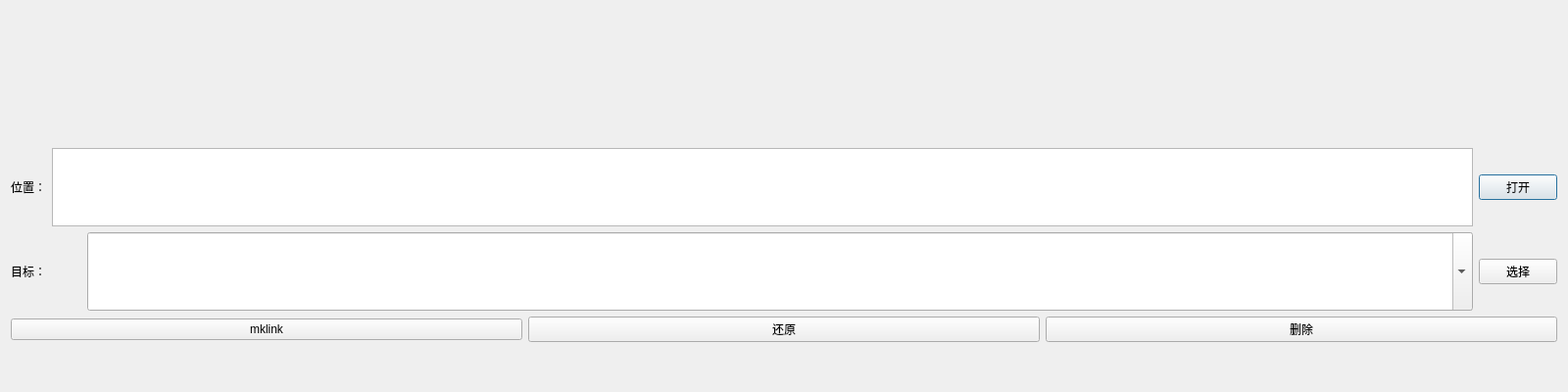
<?xml version="1.0" encoding="UTF-8"?>
<ui version="4.0">
 <class>Dialog</class>
 <widget class="QDialog" name="Dialog">
  <property name="geometry">
   <rect>
    <x>0</x>
    <y>0</y>
    <width>1600</width>
    <height>400</height>
   </rect>
  </property>
  <property name="minimumSize">
   <size>
    <width>1600</width>
    <height>400</height>
   </size>
  </property>
  <property name="maximumSize">
   <size>
    <width>1600</width>
    <height>400</height>
   </size>
  </property>
  <property name="windowTitle">
   <string>QtDemo</string>
  </property>
  <layout class="QVBoxLayout" name="verticalLayout_2">
   <item>
    <layout class="QVBoxLayout" name="verticalLayout">
     <item>
      <layout class="QHBoxLayout" name="horizontalLayout_2"/>
     </item>
     <item>
      <spacer name="verticalSpacer_2">
       <property name="orientation">
        <enum>Qt::Vertical</enum>
       </property>
       <property name="sizeHint" stdset="0">
        <size>
         <width>20</width>
         <height>40</height>
        </size>
       </property>
      </spacer>
     </item>
     <item>
      <layout class="QHBoxLayout" name="horizontalLayout">
       <item>
        <layout class="QVBoxLayout" name="verticalLayout_4">
         <item>
          <layout class="QHBoxLayout" name="horizontalLayout_4">
           <item>
            <widget class="QLabel" name="label">
             <property name="maximumSize">
              <size>
               <width>16777215</width>
               <height>50</height>
              </size>
             </property>
             <property name="text">
              <string>位置：</string>
             </property>
            </widget>
           </item>
           <item>
            <widget class="QTextEdit" name="textEditPath">
             <property name="minimumSize">
              <size>
               <width>0</width>
               <height>80</height>
              </size>
             </property>
             <property name="maximumSize">
              <size>
               <width>16777215</width>
               <height>80</height>
              </size>
             </property>
             <property name="lineWrapMode">
              <enum>QTextEdit::WidgetWidth</enum>
             </property>
             <property name="readOnly">
              <bool>false</bool>
             </property>
            </widget>
           </item>
           <item>
            <widget class="QPushButton" name="btnOpenPath">
             <property name="maximumSize">
              <size>
               <width>80</width>
               <height>16777215</height>
              </size>
             </property>
             <property name="text">
              <string>打开</string>
             </property>
            </widget>
           </item>
          </layout>
         </item>
         <item>
          <layout class="QHBoxLayout" name="horizontalLayout_3">
           <item>
            <widget class="QLabel" name="label_2">
             <property name="minimumSize">
              <size>
               <width>45</width>
               <height>0</height>
              </size>
             </property>
             <property name="maximumSize">
              <size>
               <width>72</width>
               <height>50</height>
              </size>
             </property>
             <property name="text">
              <string>目标：</string>
             </property>
            </widget>
           </item>
           <item>
            <widget class="QComboBox" name="comboBoxTargetPath">
             <property name="minimumSize">
              <size>
               <width>0</width>
               <height>80</height>
              </size>
             </property>
             <property name="maximumSize">
              <size>
               <width>16777215</width>
               <height>80</height>
              </size>
             </property>
             <property name="editable">
              <bool>true</bool>
             </property>
            </widget>
           </item>
           <item>
            <widget class="QPushButton" name="btnOpenTarget">
             <property name="maximumSize">
              <size>
               <width>80</width>
               <height>16777215</height>
              </size>
             </property>
             <property name="text">
              <string>选择</string>
             </property>
            </widget>
           </item>
          </layout>
         </item>
         <item>
          <layout class="QHBoxLayout" name="horizontalLayout_5">
           <item>
            <widget class="QPushButton" name="btnLink">
             <property name="text">
              <string>mklink</string>
             </property>
            </widget>
           </item>
           <item>
            <widget class="QPushButton" name="btnRevert">
             <property name="text">
              <string>还原</string>
             </property>
            </widget>
           </item>
           <item>
            <widget class="QPushButton" name="btnDelete">
             <property name="text">
              <string>删除</string>
             </property>
            </widget>
           </item>
          </layout>
         </item>
         <item>
          <layout class="QHBoxLayout" name="horizontalLayout_6"/>
         </item>
         <item>
          <spacer name="verticalSpacer">
           <property name="orientation">
            <enum>Qt::Vertical</enum>
           </property>
           <property name="sizeHint" stdset="0">
            <size>
             <width>20</width>
             <height>40</height>
            </size>
           </property>
          </spacer>
         </item>
        </layout>
       </item>
       <item>
        <layout class="QVBoxLayout" name="verticalLayout_3"/>
       </item>
      </layout>
     </item>
    </layout>
   </item>
  </layout>
 </widget>
 <resources/>
 <connections/>
</ui>
